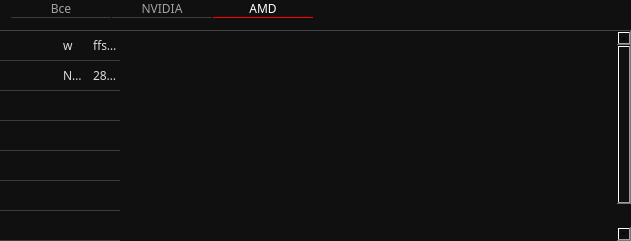
            <widget class="QFrame" name="framePower">
             <property name="geometry">
              <rect>
               <x>50</x>
               <y>1900</y>
               <width>631</width>
               <height>241</height>
              </rect>
             </property>
             <property name="styleSheet">
              <string notr="true">background-color: #101010;
border: 0px;</string>
             </property>
             <property name="frameShape">
              <enum>QFrame::StyledPanel</enum>
             </property>
             <property name="frameShadow">
              <enum>QFrame::Raised</enum>
             </property>
             <widget class="QTabWidget" name="tabWidgetPower">
              <property name="enabled">
               <bool>true</bool>
              </property>
              <property name="geometry">
               <rect>
                <x>10</x>
                <y>0</y>
                <width>621</width>
                <height>31</height>
               </rect>
              </property>
              <property name="font">
               <font>
                <family>Montserrat Medium</family>
                <pointsize>9</pointsize>
               </font>
              </property>
              <property name="styleSheet">
               <string notr="true">QTabWidget::pane
{
	background: #101010;
	border-bottom: 1px solid rgb(60,60,60); 
	border-right: 0px;
	border-left: 0px;
	border-top:0px;
		
}

QTabBar::tab
{
	background-color: #101010;
	min-width: 100px;
	min-height: 10ex;
	margin-left: 1px;
	color: #a2a2a2;
	border-bottom: 1px solid rgb(60,60,60); 
	
}
QTabBar::tab:selected
{
	color: white;
	border-right: 0px;
	border-left: 0px;
	border-top:0px;
	border-bottom: 1px solid #FF0000;
}
QTabBar::tab:hover
{
	color: #FF0000;
	background: #252525;
}</string>
              </property>
              <property name="currentIndex">
               <number>2</number>
              </property>
              <widget class="QWidget" name="allPower">
               <attribute name="title">
                <string>Все</string>
               </attribute>
              </widget>
              <widget class="QWidget" name="tabPower1">
               <attribute name="title">
                <string>NVIDIA</string>
               </attribute>
              </widget>
              <widget class="QWidget" name="tabPower2">
               <attribute name="title">
                <string>AMD</string>
               </attribute>
              </widget>
             </widget>
             <widget class="QTableWidget" name="tableConfPower">
              <property name="enabled">
               <bool>true</bool>
              </property>
              <property name="geometry">
               <rect>
                <x>0</x>
                <y>30</y>
                <width>631</width>
                <height>211</height>
               </rect>
              </property>
              <property name="font">
               <font>
                <family>Montserrat Medium</family>
                <stylestrategy>PreferAntialias</stylestrategy>
               </font>
              </property>
              <property name="mouseTracking">
               <bool>true</bool>
              </property>
              <property name="focusPolicy">
               <enum>Qt::NoFocus</enum>
              </property>
              <property name="autoFillBackground">
               <bool>false</bool>
              </property>
              <property name="styleSheet">
               <string notr="true">QHeaderView
{	
	background-color: #101010;
	color: #dddddd;
	border: 0px;
	font-size: 14px;
	min-width: 100px;	
	min-height: 30px;
}

QHeaderView::section
{
	background-color: #101010;
	min-width: 10px;	
	min-height: 25px;
	border: 0px solid;
	border-right: 1px solid rgb(50,50,50); 
	color: #dddddd;
	font-size: 12px;
}

QHeaderView::section:hover {
   color: white;
	background-color: rgb(80,80,80);
}

QHeaderView::section{
    color: white;
	selection-background-color:#ffc0cb;
}

QTableWidget QTableCornerButton::section
{
	
	background: rgb(80,80,80);
	border-style: solid;
	border-width: 1px;
}

QTableWidget::item
{
 	border-bottom: 1px solid rgb(60,60,60); 
	border-right: 0px;
	border-left: 0px;
	border-top:0px;
}

QTableView
{
	background-color: #101010;
	color: #dddddd;
	border-top: 1px solid #434343;
	border-right: 0px;
	border-left: 0px;
	border-bottom: 0px;
}

QTableWidget::item:hover {
    color: white;
	border-bottom: 1px solid rgb(180,180,180);
}      

QTableWidget::item:selected
{
 	color: white;
	border-bottom: 1px solid rgb(180,180,180);
}

QScrollBar:vertical {
	border: none;
    background-color: #151515;
    width: 12px;
    margin: 15px 0 15px 0;
	border-radius: 0px;
 }

/*  HANDLE BAR VERTICAL */
QScrollBar::handle:vertical {	
	background-color: #151515;
	min-height: 30px;
	border-radius: 0px;
	border: 1px solid;
	border-right: 0px;
	border-color: rgb(60,60,60);
}
QScrollBar::handle:vertical:hover{	
	background-color:  rgb(50,50,50);
	border-color: rgb(60,60,60);
}
QScrollBar::handle:vertical:pressed {	
	background-color: rgb(120, 0, 2);
}

/* BTN TOP - SCROLLBAR */
QScrollBar::sub-line:vertical {
	background-color: #151515;
	height: 15px;
	subcontrol-position: top;
	subcontrol-origin: margin;
	border: 0px;
	border-bottom: 1px solid rgb(180, 0, 0);
}
QScrollBar::sub-line:vertical:hover {	
	background-color: #575757;
	border-color: #242424;
}
QScrollBar::sub-line:vertical:pressed {	
	background-color: rgb(120, 0, 2);
}

/* BTN BOTTOM - SCROLLBAR */
QScrollBar::add-line:vertical {
	background-color: #151515;
	height: 15px;
	subcontrol-position: bottom;
	subcontrol-origin: margin;
	border: 1px solid;
	border-color: rgb(60,60,60);
	border: 1px solid;
	border-top:1px solid rgb(180, 0, 0);
	border-right: 0px;
	border-bottom: 0px;
}
QScrollBar::add-line:vertical:hover {	
	background-color: #575757;
	border-color: #242424;
}
QScrollBar::add-line:vertical:pressed {	
	background-color: rgb(120, 0, 2);
}
/* RESET ARROW */
QScrollBar::up-arrow:vertical, QScrollBar::down-arrow:vertical {
	background: none;
}

QScrollBar::add-page:vertical, QScrollBar::sub-page:vertical {
	background: none;
}</string>
              </property>
              <property name="editTriggers">
               <set>QAbstractItemView::SelectedClicked</set>
              </property>
              <property name="selectionMode">
               <enum>QAbstractItemView::SingleSelection</enum>
              </property>
              <property name="selectionBehavior">
               <enum>QAbstractItemView::SelectRows</enum>
              </property>
              <property name="showGrid">
               <bool>false</bool>
              </property>
              <property name="gridStyle">
               <enum>Qt::SolidLine</enum>
              </property>
              <property name="sortingEnabled">
               <bool>true</bool>
              </property>
              <attribute name="horizontalHeaderVisible">
               <bool>false</bool>
              </attribute>
              <attribute name="horizontalHeaderCascadingSectionResizes">
               <bool>true</bool>
              </attribute>
              <attribute name="horizontalHeaderDefaultSectionSize">
               <number>30</number>
              </attribute>
              <attribute name="horizontalHeaderHighlightSections">
               <bool>false</bool>
              </attribute>
              <attribute name="horizontalHeaderMinimumSectionSize">
               <number>15</number>
              </attribute>
              <attribute name="horizontalHeaderShowSortIndicator" stdset="0">
               <bool>true</bool>
              </attribute>
              <attribute name="horizontalHeaderStretchLastSection">
               <bool>false</bool>
              </attribute>
              <attribute name="verticalHeaderVisible">
               <bool>false</bool>
              </attribute>
              <attribute name="verticalHeaderCascadingSectionResizes">
               <bool>false</bool>
              </attribute>
              <attribute name="verticalHeaderMinimumSectionSize">
               <number>10</number>
              </attribute>
              <row>
               <property name="text">
                <string>w</string>
               </property>
              </row>
              <row>
               <property name="text">
                <string>New Row</string>
               </property>
              </row>
              <row>
               <property name="text">
                <string>New Row</string>
               </property>
              </row>
              <row>
               <property name="text">
                <string>New Row</string>
               </property>
              </row>
              <row>
               <property name="text">
                <string>New Row</string>
               </property>
              </row>
              <row>
               <property name="text">
                <string>New Row</string>
               </property>
              </row>
              <row>
               <property name="text">
                <string>New Row</string>
               </property>
              </row>
              <row>
               <property name="text">
                <string>New Row</string>
               </property>
              </row>
              <column>
               <property name="text">
                <string>Выбор</string>
               </property>
              </column>
              <column>
               <property name="text">
                <string>Склад</string>
               </property>
              </column>
              <column>
               <property name="text">
                <string>Название</string>
               </property>
              </column>
              <column>
               <property name="text">
                <string>др. параметры</string>
               </property>
              </column>
              <item row="0" column="0">
               <property name="text">
                <string/>
               </property>
              </item>
              <item row="0" column="2">
               <property name="text">
                <string>w</string>
               </property>
              </item>
              <item row="0" column="3">
               <property name="text">
                <string>ffssssrrrwrwer3333222234</string>
               </property>
              </item>
              <item row="1" column="2">
               <property name="text">
                <string>NVIDIA RTX 4080</string>
               </property>
              </item>
              <item row="1" column="3">
               <property name="text">
                <string>2878913412</string>
               </property>
              </item>
             </widget>
            </widget>
